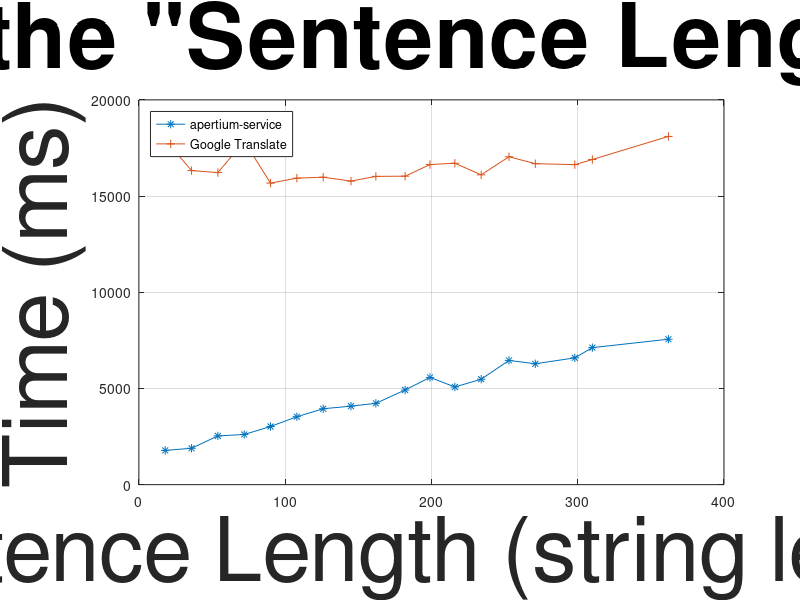

MATLAB code for this plot: (Note: this script raises an error after producing the figure.)
len = [18, 36, 54, 72, 90, 108, 126, 145, 162, 182, 199, 216, 234, 253, 271, 298, 310, 362];
msa = [1780, 1892, 2534, 2609, 3023, 3531, 3945, 4082, 4227, 4920, 5575, 5077, 5481, 6458, 6284, 6591, 7122, 7560];
msg = [17921, 16325, 16222, 17848, 15674, 15933, 15981, 15780, 16024, 16035, 16639, 16707, 16104, 17044, 16684, 16635, 16901, 18101];

threads = [1, 2, 3, 4, 5, 6, 7, 8];
msat = [7416, 3914, 2844, 2802, 3574, 4697, 5178, 5198];
msgt = [16495, 8257, 6001, 4516, 3724, 2817, 2411, 2085];


plot(len, msa, "-*;apertium-service;", 
	len, msg, "-+;Google Translate;");

title ('Comparison in the "Sentence Length - Time" space', "FontSize", 64);
xlabel ("Sentence Length (string length)", "FontSize", 64);
ylabel ("Time (ms)", "FontSize", 64);
legend ("location", "northwest");
legend ("boxon");
grid ("on");

print lentime.png -dpng -mono -solid -F:64;

replot;

plot(threads, msat, "-*;apertium-service;",
	threads, msgt, "-+;Google Translate;");

title ('Comparison in the "Concurrent Requests - Time" space', "FontSize", 64);
xlabel ("Concurrent Requests (num)", "FontSize", 64);
ylabel ("Time (ms)", "FontSize", 64);
legend ("location", "northwest");
legend ("boxon");
grid ("on");

print threadstime.png -dpng -mono -solid -F:64;

replot;
